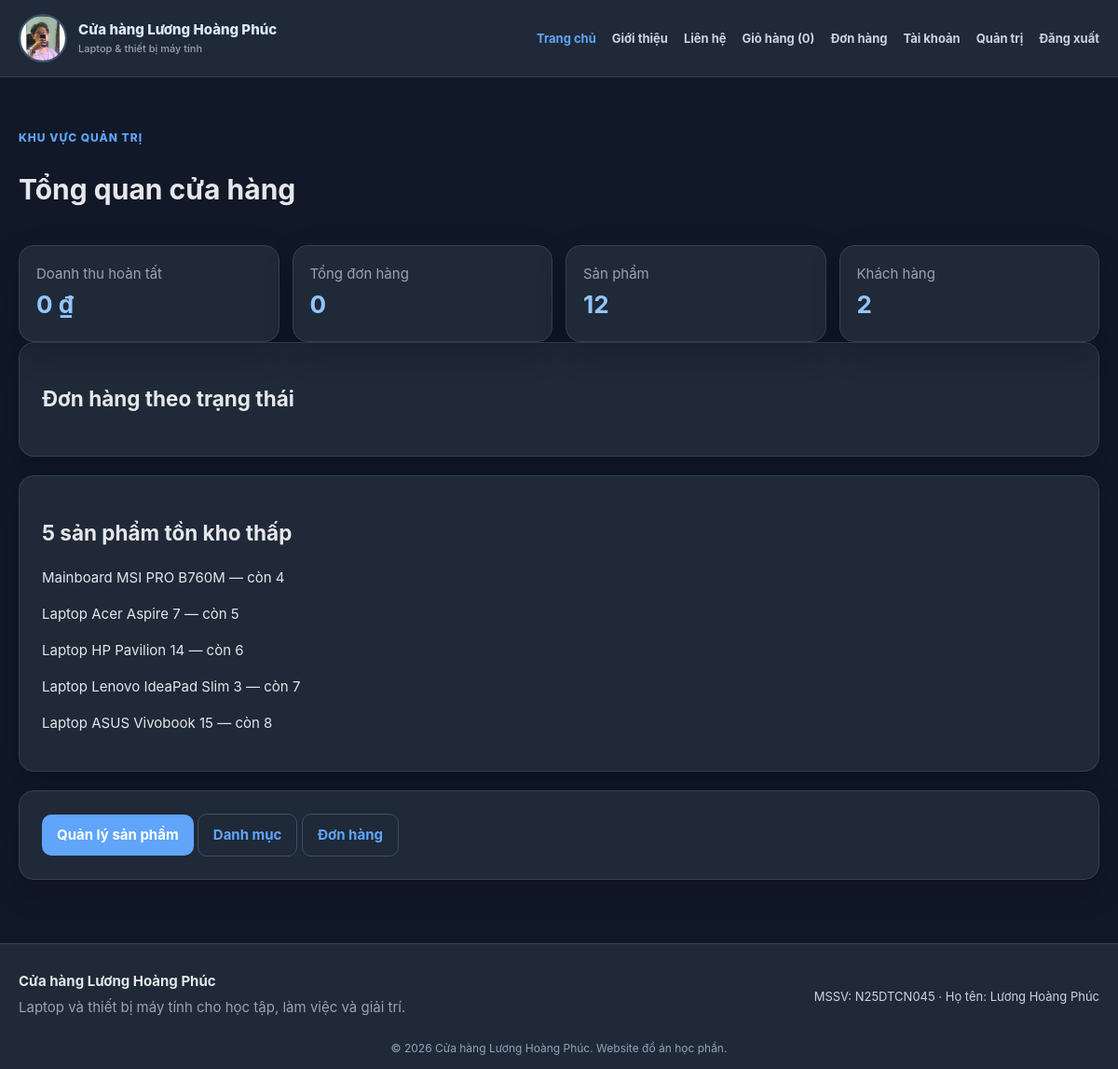
/admin/index.php (signed in), run on the app's committed database.
### tables this page shows
CREATE TABLE products (
  id INT UNSIGNED AUTO_INCREMENT PRIMARY KEY,
  category_id INT UNSIGNED NOT NULL,
  name VARCHAR(180) NOT NULL,
  slug VARCHAR(200) NOT NULL UNIQUE,
  description TEXT NOT NULL,
  image VARCHAR(255) NOT NULL DEFAULT 'assets/product-placeholder.svg',
  price DECIMAL(12, 2) NOT NULL,
  stock INT UNSIGNED NOT NULL DEFAULT 0,
  specs TEXT NULL,
  is_active TINYINT (1) NOT NULL DEFAULT 1,
  created_at TIMESTAMP DEFAULT CURRENT_TIMESTAMP,
  CONSTRAINT fk_products_category FOREIGN KEY (category_id) REFERENCES categories (id) ON UPDATE CASCADE ON DELETE RESTRICT,
  INDEX idx_products_category (category_id),
  INDEX idx_products_price (price),
  INDEX idx_products_name (name)
);

### config/db.php (called while the page is built, shortened)
<?php
function db(): PDO
{
    static $pdo = null;
    if ($pdo instanceof PDO) {
        return $pdo;
    }
    $dsn = "mysql:host=" . DB_HOST . ";dbname=" . DB_NAME . ";charset=utf8mb4";
    $pdo = new PDO($dsn, DB_USER, DB_PASS, [
        PDO::ATTR_ERRMODE => PDO::ERRMODE_EXCEPTION,
        PDO::ATTR_DEFAULT_FETCH_MODE => PDO::FETCH_ASSOC,
        PDO::ATTR_EMULATE_PREPARES => false,
    ]);
    return $pdo;
}

### includes/functions.php (called while the page is built, shortened)
<?php
function e(?string $value): string
{
    return htmlspecialchars($value ?? "", ENT_QUOTES | ENT_SUBSTITUTE, "UTF-8");
}
function url(string $path = ""): string
{
    return rtrim(BASE_URL, "/") . "/" . ltrim($path, "/");
}
function money(float|string $amount): string
{
    return number_format((float) $amount, 0, ",", ".") . " ₫";
}

### admin/index.php (the view, shortened to what this page needs)
<?php require_once __DIR__ . "/../includes/init.php";
$stats = db()
    ->query("SELECT status,COUNT(*) total FROM orders GROUP BY status")
    ->fetchAll();
$revenue = db()
    ->query(
        "SELECT COALESCE(SUM(total_amount),0) FROM orders WHERE status='completed'",
    )
    ->fetchColumn();
$low = db()
    ->query("SELECT name,stock FROM products ORDER BY stock ASC LIMIT 5")
    ->fetchAll();
require __DIR__ . "/../includes/header.php";
?>
<div class="section-head"><div><span class="eyebrow">Khu vực quản trị</span><h1>Tổng quan cửa hàng</h1></div></div><div class="stats"><div class="stat-card"><span class="muted">Doanh thu hoàn tất</span><strong><?= money(
    $revenue,
) ?></strong></div><div class="stat-card"><span class="muted">Tổng đơn hàng</span><strong><?= db()
    ->query("SELECT COUNT(*) FROM orders")
    ->fetchColumn() ?></strong></div><div class="stat-card"><span class="muted">Sản phẩm</span><strong><?= db()
    ->query("SELECT COUNT(*) FROM products")
    ->fetchColumn() ?></strong></div><div class="stat-card"><span class="muted">Khách hàng</span><strong><?= db()
    ->query("SELECT COUNT(*) FROM users WHERE role='customer'")
    ->fetchColumn() ?></strong></div></div><div class="panel"><h2>Đơn hàng theo trạng thái</h2><?php foreach (
    $stats
    as $s
): ?><p><?= e(status_label($s["status"])) ?>: <strong><?= $s[
    "total"
] ?></strong></p><?php endforeach; ?></div><div class="panel"><h2>5 sản phẩm tồn kho thấp</h2><?php foreach (
    $low
    as $p
): ?><p><?= e($p["name"]) ?> — còn <?= $p[
     "stock"
 ] ?></p><?php endforeach; ?></div><div class="panel"><a class="btn" href="<?= e(
    url("admin/products.php"),
) ?>">Quản lý sản phẩm</a> <a class="btn btn-outline" href="<?= e(
    url("admin/categories.php"),
) ?>">Danh mục</a> <a class="btn btn-outline" href="<?= e(
    url("admin/orders.php"),
) ?>">Đơn hàng</a></div><?php require __DIR__ . "/../includes/footer.php"; ?>

### css/style.css (style rules this page uses)
:root { --primary: #60a5fa; --primary-dark: #3b82f6; --primary-soft: #1e3a5f; --ink: #e5e7eb; --muted: #9ca3af; --line: #374151; --surface: #1f2937; --bg: #111827; --radius: 16px; --shadow: 0 12px 32px rgba(0, 0, 0, 0.22); }
* { box-sizing: border-box; }
body { margin: 0; background: var(--bg); color: var(--ink); font: 15px/1.6 Inter, system-ui, -apple-system, "Segoe UI", sans-serif; }
a { color: inherit; text-decoration: none; }
.nav .nav-cta, .btn { background: var(--primary); color: white; padding: 10px 16px; border-radius: 10px; border: 0; font-weight: 700; display: inline-block; cursor: pointer; }
.btn-outline { background: var(--surface); color: var(--primary); border: 1px solid #3b4f6b; }
.eyebrow { color: var(--primary); font-weight: 800; text-transform: uppercase; font-size: 12px; letter-spacing: 1px; }
.section-head { display: flex; align-items: end; justify-content: space-between; gap: 16px; margin: 24px 0 16px; }
.muted { color: var(--muted); }
.product-card, .panel, .form-card, .stat-card { background: var(--surface); border: 1px solid var(--line); border-radius: var(--radius); box-shadow: var(--shadow); }
.form-card, .panel { padding: 24px; margin-bottom: 20px; }
.stats { display: grid; grid-template-columns: repeat(4, 1fr); gap: 14px; }
.stat-card { padding: 18px; }
.stat-card strong { font-size: 26px; color: #93c5fd; display: block; }

### data on the page
products: name "Mainboard MSI PRO B760M", stock "4"
products: name "Laptop Acer Aspire 7", stock "5"
products: name "Laptop HP Pavilion 14", stock "6"
products: name "Laptop Lenovo IdeaPad Slim 3", stock "7"
products: name "Laptop ASUS Vivobook 15", stock "8"

### other printed values
APP_NAME "Cửa hàng Lương Hoàng Phúc"
cart_count() "0"
STUDENT_ID "N25DTCN045"
STUDENT_NAME "Lương Hoàng Phúc"
